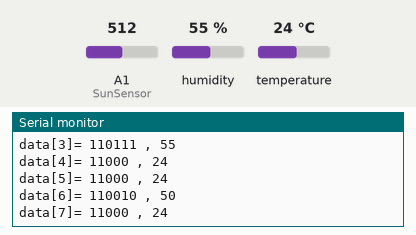
This sketch was run on a simulated Arduino Uno, built with avr-gcc and run on an emulated ATmega328P. Parts: the last lines printed to the serial monitor. Inputs (shaded band) come from the test bench; at power-on: humidity 55 %, A1 (SunSensor) = 512, temperature 24 °C. No radio packets arrive unless stated.

Above: at 4.5 s.
4.6 s: humidity set to 22 %
9.2 s: A1 (SunSensor) set to 716
At 13.2 s:
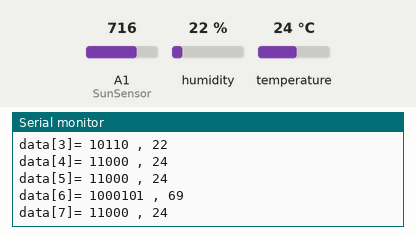
13.8 s: temperature set to 0 °C
At 16.2 s:
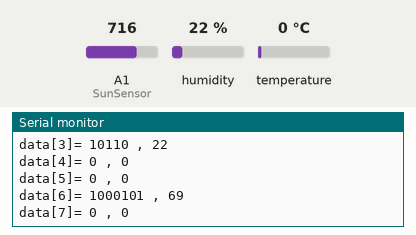
22.8 s: A1 (SunSensor) set to 900
At 27.1 s:
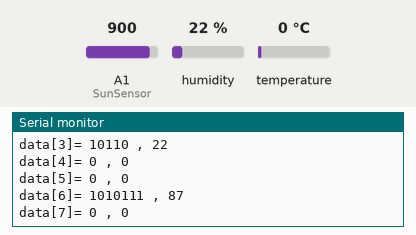
27.4 s: humidity set to 40 %
Timing chart, 0 to 30.4 s (numbered marks = the images above; inputs shaded):
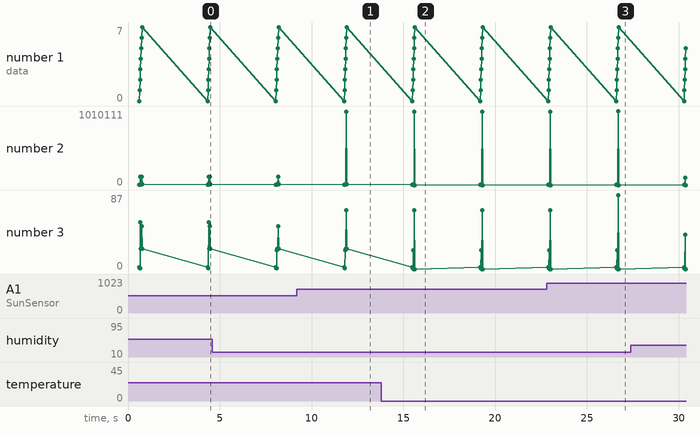

Measured:
- after the input at 9.2 s, the serial monitor: prints a new line after 2.5 s (image 1)
- after the input at 13.8 s, the serial monitor: prints a new line after 1.6 s (image 2)
- after the input at 22.8 s, the serial monitor: prints a new line after 3.7 s (image 3)

The sketch:

_211_Fresnel_Client.ino
```cpp
#include <SPI.h>
#include <RH_RF95.h>
#include <String.h>
#include <DHT11.h>

#define dht_dpin A0 // Use A0 pin as Data pin for DHT11.
char id = 1;
int SunSensor = A1;
int sunSensorValue = 0;
const int sensorMin = 0;     // sensor minimum
const int sensorMax = 1024;  // sensor maximum
byte bGlobalErr;
char dht_dat[5];
float frequency = 915.0 ;
int cnt = 0;

RH_RF95 rf95;
DHT11 dht11(dht_dpin);

void setup()
{
    Serial.begin(9600);
    if (!rf95.init())
        Serial.println("init failed");

    // SETTING !!!

    id = 2; // The first bit of Node ID
    rf95.setFrequency(frequency); // 915Mhz Frequency
    rf95.setSpreadingFactor(7); // SF 7
    rf95.setSignalBandwidth(125E3); // BW 125
    rf95.setCodingRate4(5); // Code Rate 5
    rf95.setTxPower(13); // TxPower 13
    cnt = 0;

    Serial.println("Start\n\n");
}

byte read_dht_dat()
{
    byte i = 0;
    byte result=0;

    for(i=0; i< 8; i++)
    {
        while(digitalRead(dht_dpin)==LOW);//wait 50us
        delayMicroseconds(30);//Check the high level time to see if the data is 0 or 1
        if (digitalRead(dht_dpin)==HIGH)
        result |=(1<<(7-i));
        while (digitalRead(dht_dpin)==HIGH);//Get High, Wait for next data sampleing.
    }
    return result;
}

uint16_t calcByte(uint16_t crc, uint8_t b)
{
    uint32_t i;
    crc = crc ^ (uint32_t)b << 8;

    for ( i = 0; i < 8; i++)
    {
        if ((crc & 0x8000) == 0x8000)
            crc = crc << 1 ^ 0x1021;
        else
            crc = crc << 1;
    }
    return crc & 0xffff;
}

uint16_t CRC16(uint8_t *pBuffer,uint32_t length)
{
    uint16_t wCRC16=0;
    uint32_t i;
    if (( pBuffer==0 )||( length==0 ))
    {
      return 0;
    }
    for ( i = 0; i < length; i++)
    {
      wCRC16 = calcByte(wCRC16, pBuffer[i]);
    }
    return wCRC16;
}

void loop()
{
    char data[50] = {0};

    /////////////////////DHT//////////////////////////
    float temp, humi;
    int err;
    if((err=dht11.read(humi, temp))!=0)
    {
      Serial.println("error");
    }

    delay(500);  // delay between reads

    /////////////////////SunSensor//////////////////////////
    // read the sensor from sunlight
    sunSensorValue = analogRead(SunSensor);
    int sun = map(sunSensorValue,0,1024,0,100);
    Serial.print("sun : ");
    Serial.println(sun);

    // Use data[0], data[1],data[2] as Node ID
    data[0] = id;
    data[1] = 1;
    data[2] = 1;

    data[3] = humi;
    data[4] = temp;
    data[5] = temp; // Soil
    data[6] = sun;
    data[7] = temp; // Flame or Something else.
    cnt ++;
    if(cnt > 255)
        cnt = 1;
    data[8] = cnt; // packet number
    // To make 8 bytes packets, padding it.

    Serial.print("Temperature:");
    Serial.println(temp);
    Serial.print("Humidity:");
    Serial.println(humi);
    Serial.print("SunSensor:");
    Serial.println(SunSensor);
    Serial.print("Flame:");
    Serial.println(data[7],DEC);
    Serial.print("Soil:");
    Serial.println(data[5],DEC);
    Serial.print("Packet Number :");
    Serial.println(cnt);

    int dataLength = strlen(data); //CRC length for LoRa Data
    uint16_t crcData = CRC16((unsigned char*)data,dataLength);//get CRC DATA
    unsigned char sendBuf[50]={0};

    for(int i = 0;i < 9;i++)
    {
        sendBuf[i] = data[i] ;
    }

    sendBuf[dataLength] = (unsigned char)crcData; // Add CRC to LoRa Data
    sendBuf[dataLength+1] = (unsigned char)(crcData>>8); // Add CRC to LoRa Data
    rf95.send(sendBuf, strlen((char*)sendBuf));//Send LoRa Data

    uint8_t buf[RH_RF95_MAX_MESSAGE_LEN];//Reply data array
    uint8_t len = sizeof(buf);//reply data length

//    if (rf95.waitAvailableTimeout(3000)) // Check If there is reply in 3 seconds.
//    {
//        if (rf95.recv(buf, &len)) //check if reply message is correct
//       {
//            if(buf[0] == id&&buf[1] == 1) // Check if reply message has the our node ID
//           {
//               pinMode(4, OUTPUT);
//               digitalWrite(4, HIGH);
//               Serial.print("got reply: ");//print reply
//               Serial.println((char*)buf);
//               delay(400);
//               digitalWrite(4, LOW);
//           }
//        }
//        else
//        {
//           Serial.println("recv failed");
//        }
//
//
//    delay(3000); // Send sensor data every 3 seconds
//  }
//  else{
//    Serial.println("No reply ");
//  }
      for(int i=0; i<8; i++)
    {
      Serial.print("data[");
      Serial.print(i);
      Serial.print("]= ");
      Serial.print(data[i],BIN);
      Serial.print(" , ");
      Serial.println(data[i],DEC);
    }
    Serial.print("\n");
    delay(3000);
}
```
